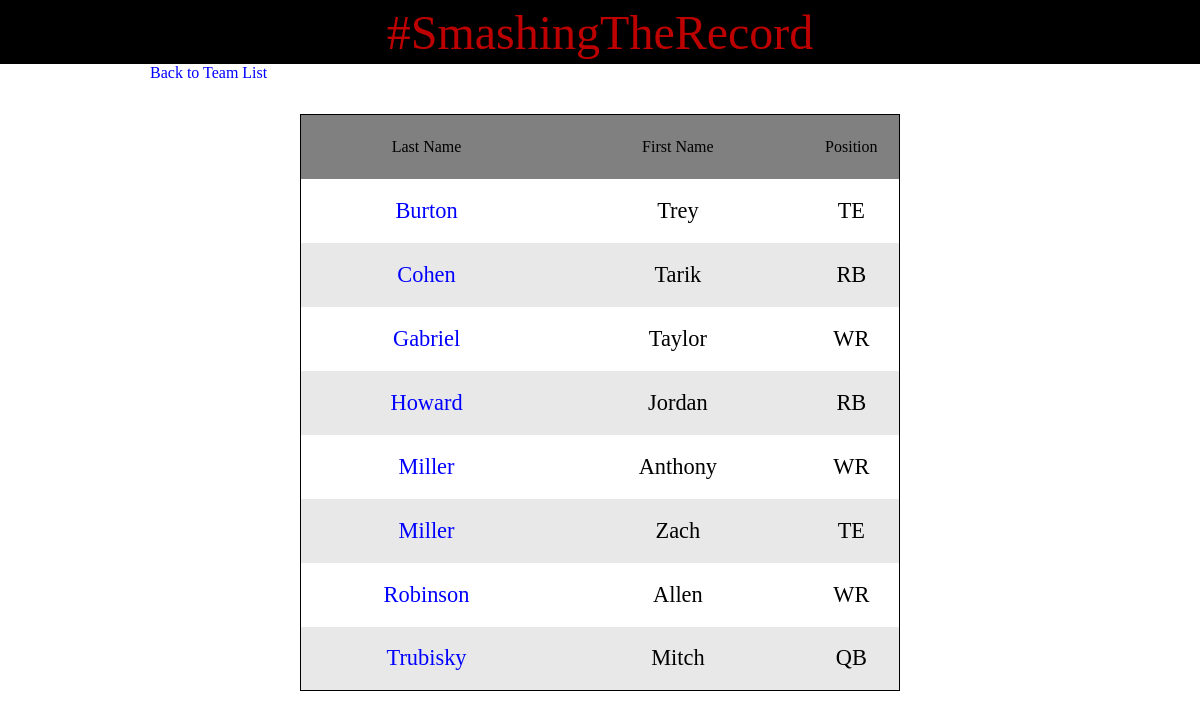
The app's page /team.php?tm_id=6 with its own data.
### tables this page shows
CREATE TABLE `players` (
  `player_id` int(255) NOT NULL,
  `player_firstname` varchar(50) NOT NULL,
  `player_lastname` varchar(255) NOT NULL,
  `player_position` varchar(20) NOT NULL,
  `player_team_id` varchar(50) NOT NULL,
  `player_image` varchar(255) NOT NULL,
  `player_twitter` varchar(30) NOT NULL
);

CREATE TABLE `positions` (
  `position_id` int(11) NOT NULL,
  `position_name` varchar(5) NOT NULL
);

### team.php (the view, shortened to what this page needs)
<?php
include "includes/header.php";
?>
<div class="wrapper">
<a href="team-list.php" class="team-list">Back to Team List</a>
<table id="search-results">
  <thead>
    <td>Last Name</td>
    <td>First Name</td>
    <td>Position</td>
  </thead>
<?php
if(isset($_GET['tm_id'])) {
  $team_id = $_GET['tm_id'];
  $query = "SELECT * FROM players WHERE player_team_id = $team_id ORDER BY player_lastname ASC";
  $player_query = mysqli_query($connection, $query);
  while($row = mysqli_fetch_assoc($player_query)) {
    $player_id = $row['player_id'];
    $player_firstname = $row['player_firstname'];
    $player_lastname = $row['player_lastname'];
    $player_position = $row['player_position'];
    echo "<tr>";
    echo "<td class='player-result'><a href='player.php?p_id=$player_id'> {$player_lastname}</a></td>";
    echo "<td class='player-result'>{$player_firstname}</td>";
    $send_query = "SELECT * FROM positions WHERE position_id = $player_position";
    $position_query = mysqli_query($connection, $send_query);
    while($row = mysqli_fetch_assoc($position_query)) {
      $player_position = $row['position_name'];
      echo "<td class='player-result'>{$player_position}</td>";
      }
    echo "</tr>";
}
} else {
  header("Location: index.php");
}
?>
</div>

### css/main.css (style rules this page uses)
* { margin: 0; border: 0; box-sizing: border-box; }
body { font-family: "Alfa Slab One"; }
.wrapper { max-width: 900px; margin: 0 auto; }
a { text-decoration: none; }
.team-list,.team-list:visited,.team-list:hover,.team-list:active { color: blue; }
#search-results { margin-top: 20px; width: 100%; border-collapse:collapse; border: 1px solid black; max-width: 600px; margin: 2rem auto; }
#search-results thead td:nth-child(1), #search-results thead td:nth-child(2) { background: grey; text-align: center; width: 42%; }
#search-results thead td:nth-child(3) { background: grey; text-align: center; width: 16%; }
#search-results tr { height: 8vh; text-align: center; }
#search-results .player-result { font-size: 1.4rem; }
#search-results tr:nth-child(even) { background: #E8E8E8; }
#search-results a,#search-results a:visited,#search-results a:hover,#search-results a:active { color: blue; }

### records on screen
players: player_lastname "Burton", player_firstname "Trey"
positions: position_name "TE"
players: player_lastname "Cohen", player_firstname "Tarik"
positions: position_name "RB"
players: player_lastname "Gabriel", player_firstname "Taylor"
positions: position_name "WR"
players: player_lastname "Howard", player_firstname "Jordan"
players: player_lastname "Miller", player_firstname "Anthony"
players: player_lastname "Miller", player_firstname "Zach"
players: player_lastname "Robinson", player_firstname "Allen"
players: player_lastname "Trubisky", player_firstname "Mitch"
positions: position_name "QB"
